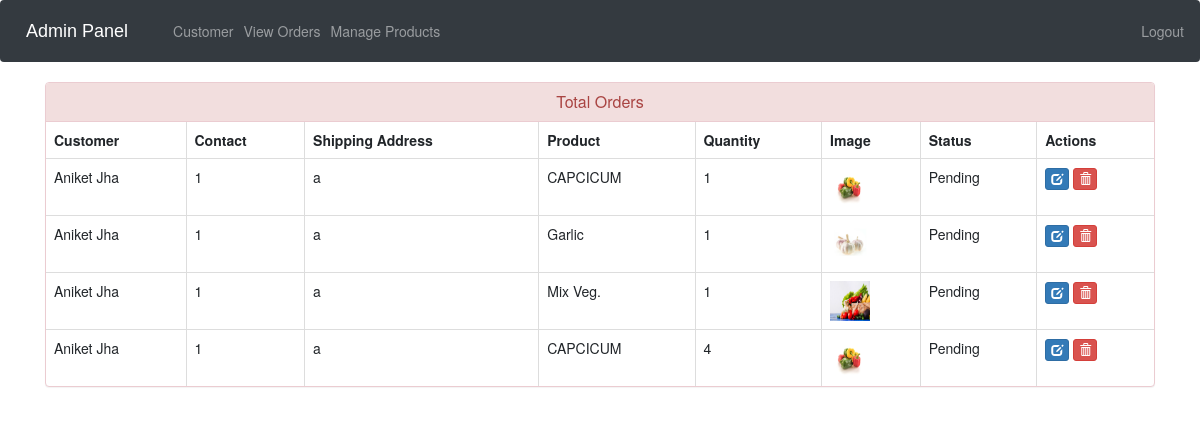
Screenshot of /admin-view-booking (signed in) with the database file from the repository.
### ecom/models.py (models this page shows, shortened)
class Customer(models.Model):
    user=models.OneToOneField(User,on_delete=models.CASCADE)
    profile_pic= models.ImageField(upload_to='profile_pic/CustomerProfilePic/',null=True,blank=True)
    address = models.CharField(max_length=500)
    mobile = models.CharField(max_length=10,null=False)
    @property
    def get_name(self):
        return self.user.first_name+" "+self.user.last_name

class Orders(models.Model):
    STATUS =(
        ('Pending','Pending'),
        ('Order Confirmed','Order Confirmed'),
        ('Out for Delivery','Out for Delivery'),
        ('Delivered','Delivered'),
    )
    customer=models.ForeignKey('Customer', on_delete=models.CASCADE,null=True)
    product=models.ForeignKey('Product',on_delete=models.CASCADE,null=True)
    quantity=models.PositiveIntegerField(default=1)
    email = models.CharField(max_length=50,null=True)
    address = models.CharField(max_length=500,null=True)
    mobile = models.CharField(max_length=10,null=True)
    order_date= models.DateField(auto_now_add=True,null=True)
    status=models.CharField(max_length=50,null=True,choices=STATUS)

class Product(models.Model):
    Choice =[
            ('grams', (
            ('250grams', '250'),
            ('500grams', '500'),
        )
    ),
    ('kg', (
            ('1kg', '1'),
        )
    ),
    ]
    name=models.CharField(max_length=40)
    product_image= models.ImageField(upload_to='product_image/',null=True,blank=True)
    price = models.PositiveIntegerField()
    quantity=models.CharField(max_length=10,null=True,choices=Choice)
    description=models.CharField(max_length=100)

### ecom/views.py (the view)
# urls.py: path('admin-view-booking', views.admin_view_booking_view,name='admin-view-booking'),
@login_required(login_url='adminlogin')
def admin_view_booking_view(request):
    orders=models.Orders.objects.all()
    ordered_products=[]
    ordered_bys=[]
    for order in orders:
        ordered_product=models.Product.objects.all().filter(id=order.product.id)
        ordered_by=models.Customer.objects.all().filter(id = order.customer.id)
        ordered_products.append(ordered_product)
        ordered_bys.append(ordered_by)
    return render(request,'ecom/admin_view_booking.html',{'data':zip(ordered_products,ordered_bys,orders)})

### templates/ecom/admin_view_booking.html (shortened to what this page needs)
{% extends 'ecom/admin_base.html' %}
{% load static %}
{% block content %}
<head>
  <link href="//netdna.bootstrapcdn.com/bootstrap/3.0.0/css/bootstrap.min.css" rel="stylesheet" id="bootstrap-css">
</head>
<div class="container">
  <div class="panel panel-danger">
    <div class="panel-heading">
      <h6 class="panel-title">Total Orders</h6>
    </div>
    <table class="table table-hover table-bordered" id="dev-table">
      <thead>
        <tr>
          <th>Customer</th>
          <th>Contact</th>
          <th>Shipping Address</th>
          <th>Product</th>
          <th>Quantity</th>
          <th>Image</th>
          <th>Status</th>
          <th>Actions</th>
        </tr>
      </thead>
      {% for product,customer,order in data %}
      <tr>
        {% for c in customer %}
        <td> {{c.get_name}}</td>
        <td>{{c.mobile}}</td>
        <td>{{order.address}}</td>
        {% endfor %}
        {% for p in product %}
        <td> {{p.name}}</td>
        <td> {{order.quantity}}</td>
        <td> <img src="{% static p.product_image.url %}" alt="Profile Pic" height="40px" width="40px" /></td>
        <td>{{order.status}}</td>
        <td><a class="btn btn-primary btn-xs" href="{% url 'update-order' order.id  %}"><span class="glyphicon glyphicon-edit"></span></a>
        <a class="btn btn-danger btn-xs" href="{% url 'delete-order' order.id  %}"><span class="glyphicon glyphicon-trash"></span></a></td>
        {% endfor %}
      </tr>
      {% endfor %}
    </table>
  </div>
</div>
{% endblock content %}

### templates/ecom/admin_view_booking.html (style rules this page uses)
a:link { text-decoration: none; }
h6 { text-align: center; }

### rows the page displays
Orders: address "a", quantity "1", status "Pending"
Customer: get_name "Aniket Jha", mobile "1"
Product: name "CAPCICUM", product_image (picture)
Orders: address "a", quantity "1", status "Pending"
Product: name "Garlic", product_image (picture)
Orders: address "a", quantity "1", status "Pending"
Product: name "Mix Veg.", product_image (picture)
Orders: address "a", quantity "4", status "Pending"
